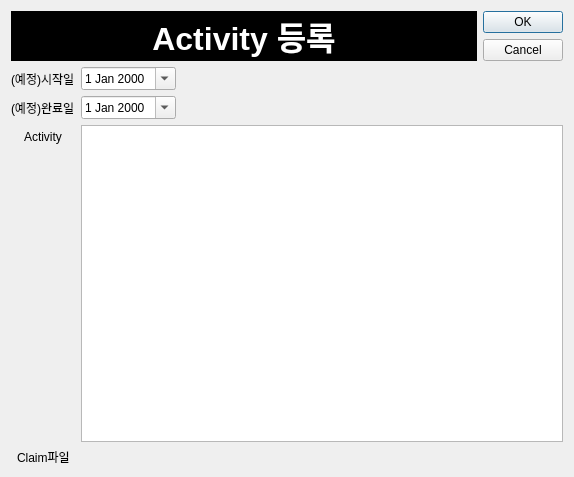
<?xml version="1.0" encoding="UTF-8"?>
<ui version="4.0">
 <class>Dialog</class>
 <widget class="QDialog" name="Dialog">
  <property name="geometry">
   <rect>
    <x>0</x>
    <y>0</y>
    <width>574</width>
    <height>477</height>
   </rect>
  </property>
  <property name="windowTitle">
   <string>Dialog</string>
  </property>
  <layout class="QVBoxLayout" name="verticalLayout">
   <item>
    <widget class="QFrame" name="frame_3">
     <property name="sizePolicy">
      <sizepolicy hsizetype="Preferred" vsizetype="Fixed">
       <horstretch>0</horstretch>
       <verstretch>0</verstretch>
      </sizepolicy>
     </property>
     <property name="frameShape">
      <enum>QFrame::NoFrame</enum>
     </property>
     <property name="frameShadow">
      <enum>QFrame::Raised</enum>
     </property>
     <layout class="QHBoxLayout" name="horizontalLayout_3">
      <property name="leftMargin">
       <number>0</number>
      </property>
      <property name="topMargin">
       <number>0</number>
      </property>
      <property name="rightMargin">
       <number>0</number>
      </property>
      <property name="bottomMargin">
       <number>0</number>
      </property>
      <item>
       <widget class="QLabel" name="label_title">
        <property name="sizePolicy">
         <sizepolicy hsizetype="Preferred" vsizetype="Preferred">
          <horstretch>0</horstretch>
          <verstretch>0</verstretch>
         </sizepolicy>
        </property>
        <property name="font">
         <font>
          <pointsize>24</pointsize>
          <bold>true</bold>
         </font>
        </property>
        <property name="styleSheet">
         <string notr="true">background-color:black;color:white;</string>
        </property>
        <property name="text">
         <string>Activity 등록</string>
        </property>
        <property name="alignment">
         <set>Qt::AlignCenter</set>
        </property>
       </widget>
      </item>
      <item>
       <widget class="QDialogButtonBox" name="buttonBox">
        <property name="sizePolicy">
         <sizepolicy hsizetype="Fixed" vsizetype="Fixed">
          <horstretch>0</horstretch>
          <verstretch>0</verstretch>
         </sizepolicy>
        </property>
        <property name="orientation">
         <enum>Qt::Vertical</enum>
        </property>
        <property name="standardButtons">
         <set>QDialogButtonBox::Cancel|QDialogButtonBox::Ok</set>
        </property>
       </widget>
      </item>
     </layout>
    </widget>
   </item>
   <item>
    <layout class="QFormLayout" name="formLayout">
     <property name="labelAlignment">
      <set>Qt::AlignCenter</set>
     </property>
     <property name="formAlignment">
      <set>Qt::AlignCenter</set>
     </property>
     <item row="2" column="0">
      <widget class="QLabel" name="label_5">
       <property name="text">
        <string>Activity</string>
       </property>
      </widget>
     </item>
     <item row="3" column="0">
      <widget class="QLabel" name="label_10">
       <property name="text">
        <string>Claim파일</string>
       </property>
      </widget>
     </item>
     <item row="2" column="1">
      <widget class="QPlainTextEdit" name="plainTextEdit_activity"/>
     </item>
     <item row="3" column="1">
      <widget class="File_Upload_ListWidget" name="wid_activity_files_upload" native="true"/>
     </item>
     <item row="0" column="0">
      <widget class="QLabel" name="label">
       <property name="text">
        <string>(예정)시작일</string>
       </property>
      </widget>
     </item>
     <item row="0" column="1">
      <widget class="QDateEdit" name="dateEdit_start">
       <property name="sizePolicy">
        <sizepolicy hsizetype="Fixed" vsizetype="Fixed">
         <horstretch>0</horstretch>
         <verstretch>0</verstretch>
        </sizepolicy>
       </property>
       <property name="calendarPopup">
        <bool>true</bool>
       </property>
      </widget>
     </item>
     <item row="1" column="0">
      <widget class="QLabel" name="label_2">
       <property name="text">
        <string>(예정)완료일</string>
       </property>
      </widget>
     </item>
     <item row="1" column="1">
      <widget class="QDateEdit" name="dateEdit_end">
       <property name="sizePolicy">
        <sizepolicy hsizetype="Fixed" vsizetype="Fixed">
         <horstretch>0</horstretch>
         <verstretch>0</verstretch>
        </sizepolicy>
       </property>
       <property name="cursor">
        <cursorShape>ArrowCursor</cursorShape>
       </property>
       <property name="calendarPopup">
        <bool>true</bool>
       </property>
      </widget>
     </item>
    </layout>
   </item>
  </layout>
 </widget>
 <customwidgets>
  <customwidget>
   <class>File_Upload_ListWidget</class>
   <extends>QWidget</extends>
   <header>modules.PyQt.compoent_v2.FileListWidget.wid_fileUploadList</header>
   <container>1</container>
  </customwidget>
 </customwidgets>
 <resources/>
 <connections>
  <connection>
   <sender>buttonBox</sender>
   <signal>accepted()</signal>
   <receiver>Dialog</receiver>
   <slot>accept()</slot>
   <hints>
    <hint type="sourcelabel">
     <x>248</x>
     <y>254</y>
    </hint>
    <hint type="destinationlabel">
     <x>157</x>
     <y>274</y>
    </hint>
   </hints>
  </connection>
  <connection>
   <sender>buttonBox</sender>
   <signal>rejected()</signal>
   <receiver>Dialog</receiver>
   <slot>reject()</slot>
   <hints>
    <hint type="sourcelabel">
     <x>316</x>
     <y>260</y>
    </hint>
    <hint type="destinationlabel">
     <x>286</x>
     <y>274</y>
    </hint>
   </hints>
  </connection>
 </connections>
</ui>
